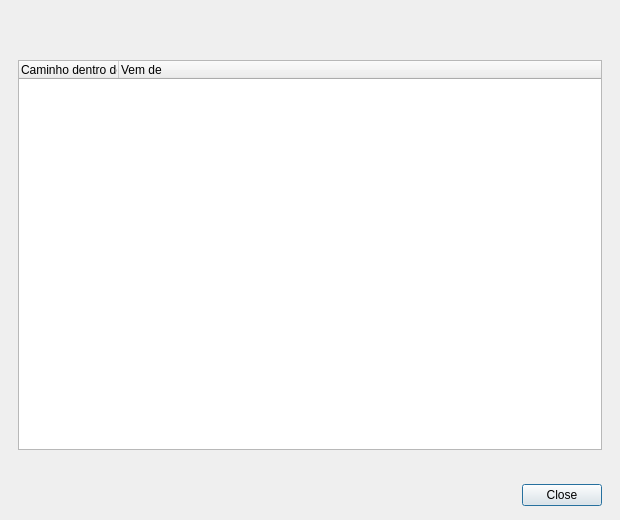
<?xml version="1.0" encoding="UTF-8"?>
<ui version="4.0">
 <class>TreePreviewDialog</class>
 <widget class="QDialog" name="TreePreviewDialog">
  <property name="geometry">
   <rect><x>0</x><y>0</y><width>620</width><height>520</height></rect>
  </property>
  <property name="windowTitle"><string>Prévia da árvore</string></property>
  <property name="modal"><bool>true</bool></property>
  <layout class="QVBoxLayout" name="rootLayout">
   <property name="leftMargin"><number>18</number></property>
   <property name="topMargin"><number>16</number></property>
   <property name="rightMargin"><number>18</number></property>
   <property name="bottomMargin"><number>14</number></property>
   <property name="spacing"><number>10</number></property>

   <item>
    <widget class="QFrame" name="ruleBox">
     <property name="role" stdset="0"><string notr="true">rule</string></property>
     <layout class="QVBoxLayout" name="ruleLayout">
      <property name="leftMargin"><number>14</number></property>
      <property name="topMargin"><number>10</number></property>
      <property name="rightMargin"><number>14</number></property>
      <property name="bottomMargin"><number>10</number></property>
      <item>
       <widget class="QLabel" name="lblIntro">
        <property name="wordWrap"><bool>true</bool></property>
        <property name="text"><string/></property>
       </widget>
      </item>
     </layout>
    </widget>
   </item>

   <item>
    <widget class="QTreeWidget" name="tree">
     <property name="rootIsDecorated"><bool>true</bool></property>
     <column><property name="text"><string>Caminho dentro do zip</string></property></column>
     <column><property name="text"><string>Vem de</string></property></column>
    </widget>
   </item>

   <item>
    <widget class="QLabel" name="lblSummary">
     <property name="role" stdset="0"><string notr="true">hint</string></property>
     <property name="wordWrap"><bool>true</bool></property>
     <property name="text"><string/></property>
    </widget>
   </item>

   <item>
    <widget class="QDialogButtonBox" name="buttonBox">
     <property name="orientation"><enum>Qt::Horizontal</enum></property>
     <property name="standardButtons"><set>QDialogButtonBox::Close</set></property>
    </widget>
   </item>
  </layout>
 </widget>
 <resources/>
 <connections/>
</ui>
